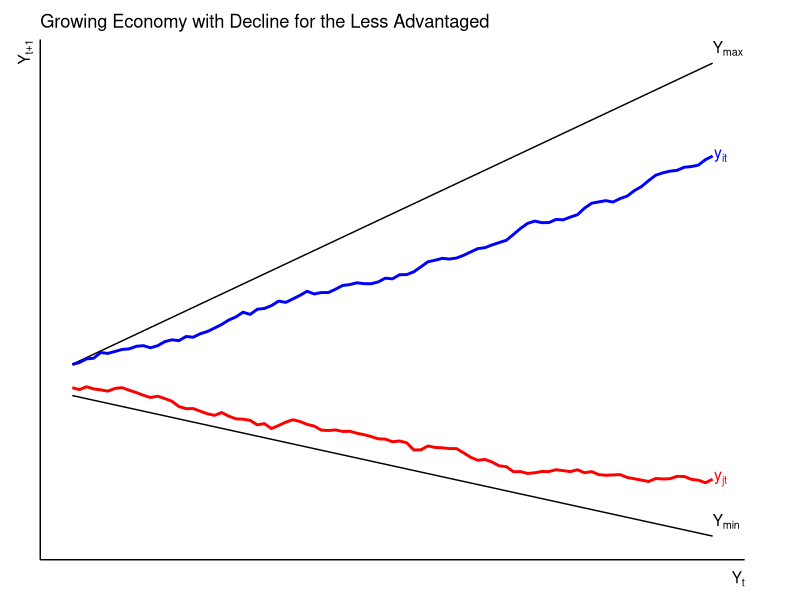

The R source for this figure:
# Load libraries
library(ggplot2)

# Set seed for reproducibility
set.seed(101)

# Parameters
n <- 100  # Number of time points
x <- 1:n

# Sloping boundaries
m_max <- 1.5 # Slope of y_max (positive slope)
m_min <- -0.7 # Slope of y_min (downward sloping)
y_max <- m_max * x + 2
y_min <- m_min * x + 10

# Generate time series
generate_bounded_series <- function(n, y_min, y_max, slope, offset, noise_sd = 1) {
  y <- numeric(n)
  y[1] <- (y_min[1] + y_max[1]) / 2 + offset  # Start in the middle of the bounds, with offset
  for (t in 2:n) {
    y[t] <- y[t - 1] + slope + rnorm(1, mean = 0, sd = noise_sd)
    y[t] <- pmin(pmax(y[t], y_min[t]), y_max[t])  # Keep within bounds
  }
  return(y)
}

# Time series: y_it (upward slope) and y_jt (downward slope)
y_it <- generate_bounded_series(n, y_min, y_max, slope = 1.1, offset = 1.5)  # Steeper upward slope
y_jt <- generate_bounded_series(n, y_min, y_max, slope = -0.4, offset = 0.5)  # Downward slope

# Create a dataframe for plotting
data <- data.frame(
  x = rep(x, 2),
  value = c(y_it, y_jt),
  series = rep(c("y_it", "y_jt"), each = n)
)

# Create a dataframe for boundaries
boundaries <- data.frame(
  x = x,
  y_max = y_max,
  y_min = y_min
)

# Plot
ggplot() +
  geom_line(data = boundaries, aes(x = x, y = y_max), color = "black") +
  geom_line(data = boundaries, aes(x = x, y = y_min), color = "black") +
  geom_line(data = data, aes(x = x, y = value, color = series), size = 1) +
  annotate("text", x = max(x), y = y_min[n], label = "Y[min]", parse = TRUE, hjust = 0, vjust = -0.5) +
  annotate("text", x = max(x), y = y_max[n], label = "Y[max]", parse = TRUE, hjust = 0, vjust = -0.5) +
  annotate("text", x = max(x), y = y_it[n], label = "y[it]", parse = TRUE,
           color = "blue", size = 4, fontface = "italic", hjust = -0.1) +
  annotate("text", x = max(x), y = y_jt[n], label = "y[jt]", parse = TRUE,
           color = "red", size = 4, fontface = "italic", hjust = -0.1) +
  labs(
    x = expression(Y[t]),
    y = expression(Y[t+1]),
    title = "Growing Economy with Decline for the Less Advantaged"
  ) +
  scale_x_continuous(limits = c(10, n)) +
  scale_color_manual(values = c("blue", "red")) +
  coord_cartesian(clip = "off") +
  theme_minimal() +
  theme(
    axis.text = element_blank(),          # Remove numerical labels on both axes
    axis.line = element_line(color = "black", size = 0.5), # Add axis lines
    axis.title.x = element_text(hjust = 1, vjust = 0),  # Move x-axis label to the end
    axis.title.y = element_text(hjust = 1, vjust = 0),  # Move y-axis label to the top
    panel.grid = element_blank(),         # Remove grid lines for a cleaner look
    legend.position = "none",
    plot.margin = margin(10, 40, 10, 10)
  )
